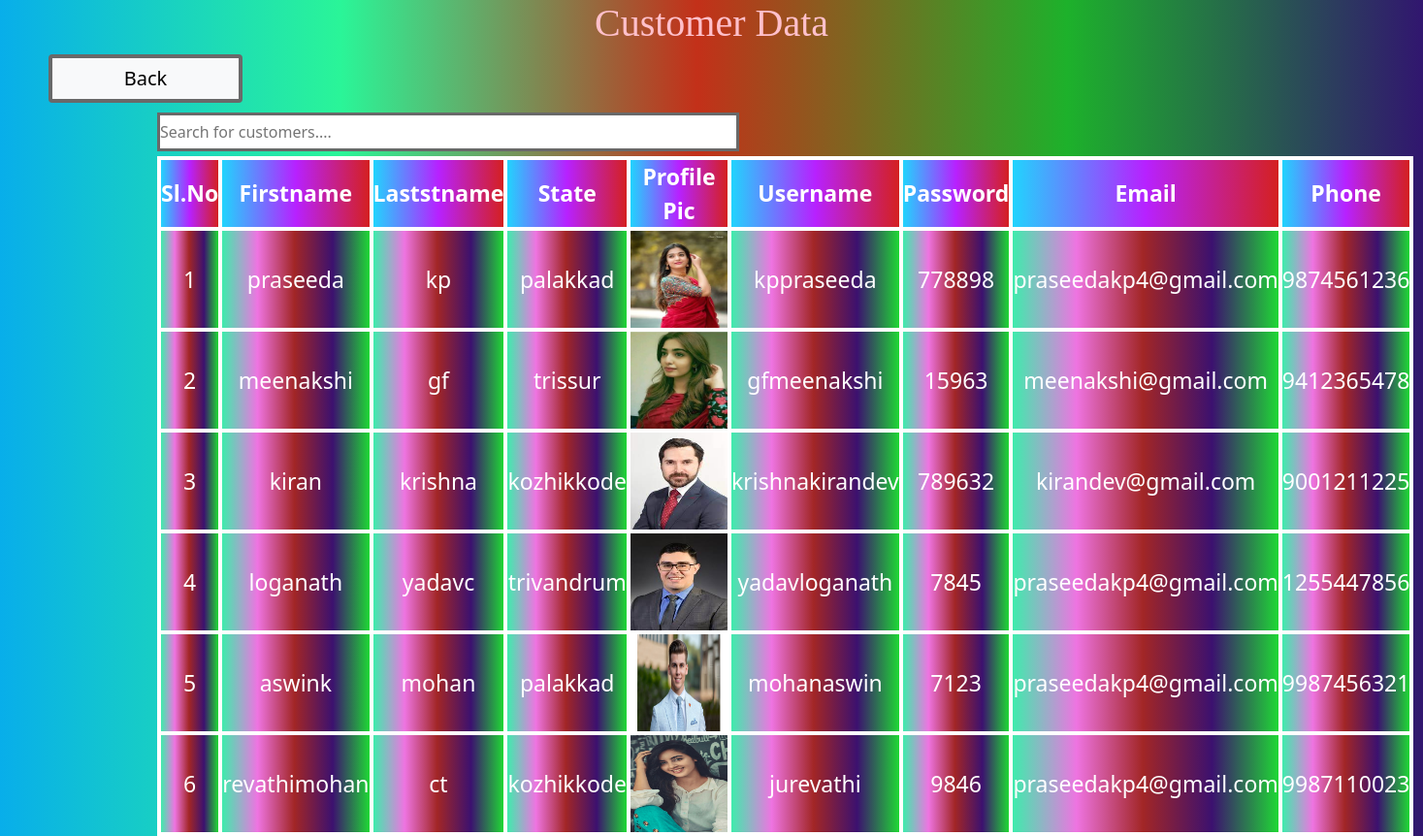
The app's page /main_app/customerfulldisplay/ with its own data.
### main_app/models.py (models this page shows, shortened)
class customerregmodel(models.Model):
    fname=models.CharField(max_length=50)
    lname=models.CharField(max_length=50)
    state=models.CharField(max_length=50)
    image=models.FileField(upload_to='main_app/static')
    uname=models.CharField(max_length=50)
    passw=models.CharField(max_length=50)
    email=models.EmailField()
    phone=models.IntegerField()

### main_app/views.py (the view)
# urls.py: path('customerfulldisplay/',fullcustomerde),
def fullcustomerde(request):
    b=customerregmodel.objects.all()
    id1=[]
    fn=[]
    ln=[]
    st=[]
    im=[]
    un=[]
    ps=[]
    em=[]
    ph=[]
    for i in b:
        id2=i.id
        id1.append(id2)
        f=i.fname
        fn.append(f)
        l=i.lname
        ln.append(l)
        s=i.state
        st.append(s)
        ima=str(i.image).split('/')[-1]
        im.append(ima)
        u=i.uname
        un.append(u)
        p=i.passw
        ps.append(p)
        e=i.email
        em.append(e)
        pho=i.phone
        ph.append(pho)
    pair=zip(id1,fn,ln,st,im,un,ps,em,ph)
    return render(request,'fullcustomerdisplay.html',{'b':pair})

### main_app/templates/fullcustomerdisplay.html (shortened to what this page needs)
<!DOCTYPE html>
{% load static %}
<html lang="en">
<head>
    <link href="https://cdn.jsdelivr.net/npm/bootstrap@5.0.2/dist/css/bootstrap.min.css" rel="stylesheet">
</head>
<body>
<h1>Customer Data</h1>
<div>
    <a href="http://127.0.0.1:8000/main_app/adminprofile/" class="btn btn-light">Back</a>
</div>
<div class="full">
    <div class="container">
        <div class="row">
            <div class="col-12">
                <input type="text" id="myInput" onkeyup="myFunction()" placeholder="Search for customers....">
                <table id="tb1">
                <tr>
                    <th>Sl.No</th>
                    <th>Firstname</th>
                    <th>Laststname</th>
                    <th>State</th>
                    <th>Profile Pic</th>
                    <th>Username</th>
                    <th>Password</th>
                    <th>Email</th>
                    <th>Phone</th>
                </tr>
                    {% for k,l,m,n,o,p,q,r,s in b %}
                <tr>
                    <td>{{k}}</td>
                    <td>{{l}}</td>
                    <td>{{m}}</td>
                    <td>{{n}}</td>
                    <td><img src="{% static o %}" height="100px" width="100px"></td>
                    <td>{{p}}</td>
                    <td>{{q}}</td>
                     <td>{{r}}</td>
                     <td>{{s}}</td>
                </tr>
            {% endfor %}
            </table>
            </div>
    </div>
    </div>
</div>
</body>
</html>

### main_app/templates/fullcustomerdisplay.html (style rules this page uses)
* { padding:0px; margin:0px; box:border-box; }
body { background-color: #08AEEA; background-image: linear-gradient(90deg, #08AEEA 0%, #2AF598 24%, #c33019 49%, #1db12b 75%, #31166f 100%); }
h1 { text-align:center; color:pink; font-size:40px; font-family:cursive; }
.full { height:700px; width:800px; margin-left:150px; margin-top:10px; }
#tb1 { border-collapse:collapse; width:80%; color:white; font-size:23px; }
tb1,td,th { border-bottom:2px solid red; border-top:2px solid red; border:4px solid white; text-align:center; }
th { height:30px; background-color: #21D4FD; background-image: linear-gradient(90deg, #21D4FD 0%, #B721FF 50%, #d42020 100%); }
td { height:30px; text-align:center; background-color: #3EECAC; background-image: linear-gradient(90deg, #3EECAC 0%, #EE74E1 24%, #a22626 49%, #3c116f 75%, #1fd835 100%); }
.btn { margin-left:50px; width:200px; border:4px solid dimgrey; font-size:20px; }
input { width:600px; height:40px; margin-bottom:5px; border:3px solid dimgrey; }

### records on screen
customerregmodel: b "praseeda", b "kp", b "palakkad", b "kppraseeda", b "778898", b "praseedakp4@gmail.com"
customerregmodel: b "meenakshi", b "gf", b "trissur", b "gfmeenakshi", b "15963", b "meenakshi@gmail.com"
customerregmodel: b "kiran", b "krishna", b "kozhikkode", b "krishnakirandev", b "789632", b "kirandev@gmail.com"
customerregmodel: b "loganath", b "yadavc", b "trivandrum", b "yadavloganath", b "7845", b "praseedakp4@gmail.com"
customerregmodel: b "aswink", b "mohan", b "palakkad", b "mohanaswin", b "7123", b "praseedakp4@gmail.com"
customerregmodel: b "revathimohan", b "ct", b "kozhikkode", b "jurevathi", b "9846", b "praseedakp4@gmail.com"

### other values on screen
{{ k }} "1" "2" "3" "4" "5" "6"
{{ s }} "9874561236" "9412365478" "9001211225" "1255447856" "9987456321" "9987110023"
